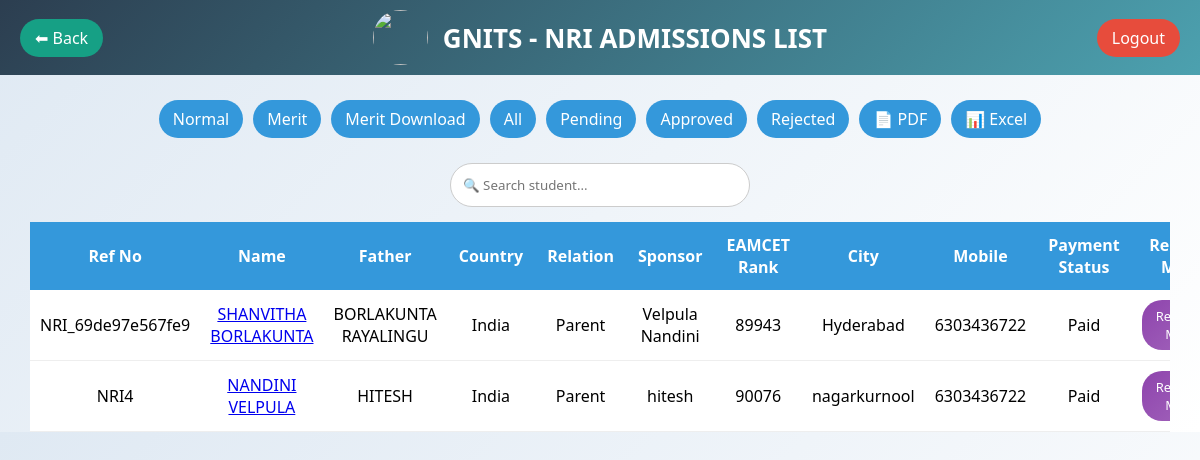
Screenshot of /nri_list.php?type=merit (signed in) with the database file from the repository.
### tables this page shows
CREATE TABLE `nri` (
  `id` int NOT NULL,
  `reference_no` varchar(30) DEFAULT NULL,
  `name` varchar(100) DEFAULT NULL,
  `gender` enum('F','M','O') DEFAULT NULL,
  `dob` date DEFAULT NULL,
  `father` varchar(100) DEFAULT NULL,
  `mother` varchar(100) DEFAULT NULL,
  `community` enum('SC','ST','OBC','EWS','GENERAL','OC','OBC','BC-A','BC-B','BC-C','BC-D','BC-E') DEFAULT NULL,
  `address1` text,
  `address2` text,
  `city` varchar(50) DEFAULT NULL,
  `state` varchar(50) DEFAULT NULL,
  `zip` varchar(10) DEFAULT NULL,
  `country` varchar(50) DEFAULT NULL,
  `email` varchar(100) DEFAULT NULL,
  `confirm_email` varchar(255) NOT NULL,
  `aadhar` varchar(20) DEFAULT NULL,
  `mobile` varchar(15) DEFAULT NULL,
  `board` varchar(50) DEFAULT NULL,
  `passing_year` varchar(20) DEFAULT NULL,
  `total_marks` int DEFAULT NULL,
  `group_marks` int DEFAULT NULL,
  `intermediate_hall_ticket` varchar(30) DEFAULT NULL,
  `inter_percentage` decimal(5,2) DEFAULT NULL,
  `inter_group_percentage` decimal(5,2) DEFAULT NULL,
  `pref1` varchar(20) DEFAULT NULL,
  `pref2` varchar(20) DEFAULT NULL,
  `pref3` varchar(20) DEFAULT NULL,
  `pref4` varchar(20) DEFAULT NULL,
  `pref5` varchar(20) DEFAULT NULL,
  `relationship` varchar(50) DEFAULT NULL,
  `sponsor_name` varchar(100) DEFAULT NULL,
  `place_country` varchar(100) DEFAULT NULL,
  `eamcet_rank` int DEFAULT NULL,
  `photo` varchar(255) DEFAULT NULL,
  `tenth` varchar(255) DEFAULT NULL,
  `inter` varchar(255) DEFAULT NULL,
  `passport` varchar(255) DEFAULT NULL,
  `eamcet_card` varchar(255) DEFAULT NULL,
  `nri_letter` varchar(255) DEFAULT NULL,
  `nri_driving` varchar(255) DEFAULT NULL,
  `stud_sign` varchar(255) DEFAULT NULL,
  `parent_sign` varchar(255) DEFAULT NULL,
  `txnid` varchar(100) DEFAULT NULL,
  `payu_status` varchar(20) DEFAULT NULL,
  `payment_status` varchar(20) DEFAULT 'Pending',
  `payment_amount` decimal(10,2) DEFAULT NULL,
  `payment_date` datetime DEFAULT NULL,
  `created_at` timestamp NOT NULL DEFAULT CURRENT_TIMESTAMP,
  `status` enum('Pending','Approved','Rejected') DEFAULT 'Pending',
  `allotted_branch` varchar(20) DEFAULT NULL
);

### nri_list.php (the view, shortened to what this page needs)
<?php
$host = "localhost";
$user = "gnitsc79_gnitsc79";
$pass = "@Gnits@123456@";
$dbname = "gnitsc79_gnits_db";
$conn = new mysqli($host, $user, $pass, $dbname);
$type = $_GET['type'] ?? "normal";
if($type == "merit"){
    $sql = "SELECT * FROM nri ORDER BY eamcet_rank ASC";
} else {
    $sql = "SELECT * FROM nri ORDER BY id DESC";
}
$result = $conn->query($sql);
?>
<!DOCTYPE html>
<html>
<head>
</head>
<body>
<header class="header">
    <a href="dashboard.php" class="btn back">⬅ Back</a>
    <div class="header-center">
        <img src="pics/logo.jpg" class="logo">
        <h1 class="college-name">
            GNITS - NRI ADMISSIONS LIST
        </h1>
    </div>
    <a href="logout.php" class="btn logout">Logout</a>
</header>
<div class="controls single-line">
    <a href="?type=normal">Normal</a>
    <a href="?type=merit">Merit</a>
    <a href="nri_merit_list.php">Merit Download</a>
    <a href="?filter=all">All</a>
    <a href="?filter=pending">Pending</a>
    <a href="?filter=approved">Approved</a>
    <a href="?filter=rejected">Rejected</a>
    <a href="export_pdf.php?type=nri">📄 PDF</a>
    <a href="export_excel.php?type=nri">📊 Excel</a>
</div>
<div class="search-box">
    <input type="text" id="search" onkeyup="searchTable()" placeholder="🔍 Search student...">
</div>
<div class="table-container">
<table>
<thead>
<tr>
    <th>Ref No</th>
    <th>Name</th>
    <th>Father</th>
    <th>Country</th>
     <th>Relation</th>
    <th>Sponsor</th>
    <th>EAMCET Rank</th>
    <th>City</th>
    <th>Mobile</th>
     <th>Payment Status</th>
     <th>Resend Mail</th>
</tr>
</thead>
<tbody>
<?php while($row = $result->fetch_assoc()){ ?>
<tr>
<td><?= $row['reference_no'] ?></td>
<td>
<?php if($row['payment_status'] == "Paid"){ ?>
    <a href="nri_pdf.php?type=nri&id=<?= $row['id'] ?>">
        <?= $row['name'] ?>
    </a>
<?php } else { ?>
    <span class="disabled"><?= $row['name'] ?></span>
<?php } ?>
</td>
<td><?= $row['father'] ?></td>
<td><?= $row['place_country'] ?></td>
<td><?= $row['relationship'] ?></td>
<td><?= $row['sponsor_name'] ?></td>
<td><?= $row['eamcet_rank'] ?></td>
<td><?= $row['city'] ?></td>
<td><?= $row['mobile'] ?></td>
<td><?= $row['payment_status'] ?></td>
    <td>
<?php if($row['payment_status'] == "Paid"){ ?>
    <a href="resend_mail_nri.php?id=<?= $row['id'] ?>"
       class="resend-btn"
       onclick="return confirm('Send approval mail again to this student?')">
       Resend Mail
    </a>
<?php } else { ?>
    <span class="disabled">Not Available</span>
<?php } ?>
</td>
</tr>
<?php } ?>
</tbody>
</table>
</div>
</body>
</html>

### nri_list.php (style rules this page uses)
* { margin:0;padding:0;box-sizing:border-box;font-family:'Segoe UI'; }
body { background:linear-gradient(135deg,#dfe9f3,#ffffff); }
.header { display:flex; justify-content:space-between; align-items:center; padding:10px 20px; background: linear-gradient(135deg,#2c3e50,#4ca1af); color:white; }
.header-center { display:flex; align-items:center; gap:15px; }
.logo { width:55px;height:55px;border-radius:50%; }
.college-name { font-size:26px;font-weight:bold; }
.btn { padding:8px 15px; border-radius:25px; text-decoration:none; color:white; }
.logout { background:#e74c3c; }
.back { background:#16a085; }
.controls.single-line { display:flex; justify-content:center; align-items:center; gap:10px; padding:10px; margin:15px auto; overflow-x:auto; white-space:nowrap; }
.controls.single-line a { flex-shrink:0; padding:8px 14px; border-radius:20px; background:#3498db; color:white; text-decoration:none; }
.search-box { text-align:center;margin:15px; }
.search-box input { padding:12px; width:300px; border-radius:30px; border:1px solid #ccc; }
.table-container { width:95%;margin:auto;overflow-x:auto; }
table { width:100%; border-collapse:collapse; background:white; }
th { background:#3498db; color:white; padding:12px; }
td { padding:10px; text-align:center; border-bottom:1px solid #eee; }
.resend-btn { background: linear-gradient(135deg, #8e44ad, #a569bd); color: white; padding: 7px 14px; border-radius: 20px; text-decoration: none; display: inline-block; font-size: 13px; font-weight: 500; transition: all 0.3s ease; }

### rows the page displays
nri: reference_no "NRI_69de97e567fe9", name "SHANVITHA BORLAKUNTA", father "BORLAKUNTA RAYALINGU", place_country "India", relationship "Parent", sponsor_name "Velpula Nandini", eamcet_rank "89943", city "Hyderabad", mobile "6303436722", payment_status "Paid"
nri: reference_no "NRI4", name "NANDINI VELPULA", father "HITESH", place_country "India", relationship "Parent", sponsor_name "hitesh", eamcet_rank "90076", city "nagarkurnool", mobile "6303436722", payment_status "Paid"
